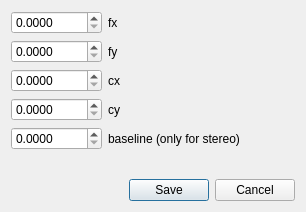
<?xml version="1.0" encoding="UTF-8"?>
<ui version="4.0">
 <class>createSimpleCalibrationDialog</class>
 <widget class="QDialog" name="createSimpleCalibrationDialog">
  <property name="geometry">
   <rect>
    <x>0</x>
    <y>0</y>
    <width>306</width>
    <height>212</height>
   </rect>
  </property>
  <property name="windowTitle">
   <string>Create simple calibration</string>
  </property>
  <layout class="QVBoxLayout" name="verticalLayout">
   <item>
    <layout class="QFormLayout" name="formLayout">
     <item row="0" column="0">
      <widget class="QDoubleSpinBox" name="doubleSpinBox_fx">
       <property name="decimals">
        <number>4</number>
       </property>
       <property name="maximum">
        <double>99999.000000000000000</double>
       </property>
      </widget>
     </item>
     <item row="0" column="1">
      <widget class="QLabel" name="label">
       <property name="text">
        <string>fx</string>
       </property>
      </widget>
     </item>
     <item row="1" column="0">
      <widget class="QDoubleSpinBox" name="doubleSpinBox_fy">
       <property name="decimals">
        <number>4</number>
       </property>
       <property name="maximum">
        <double>99999.000000000000000</double>
       </property>
      </widget>
     </item>
     <item row="1" column="1">
      <widget class="QLabel" name="label_2">
       <property name="text">
        <string>fy</string>
       </property>
      </widget>
     </item>
     <item row="2" column="0">
      <widget class="QDoubleSpinBox" name="doubleSpinBox_cx">
       <property name="decimals">
        <number>4</number>
       </property>
       <property name="maximum">
        <double>99999.000000000000000</double>
       </property>
      </widget>
     </item>
     <item row="2" column="1">
      <widget class="QLabel" name="label_3">
       <property name="text">
        <string>cx</string>
       </property>
      </widget>
     </item>
     <item row="3" column="0">
      <widget class="QDoubleSpinBox" name="doubleSpinBox_cy">
       <property name="decimals">
        <number>4</number>
       </property>
       <property name="maximum">
        <double>99999.000000000000000</double>
       </property>
      </widget>
     </item>
     <item row="3" column="1">
      <widget class="QLabel" name="label_4">
       <property name="text">
        <string>cy</string>
       </property>
      </widget>
     </item>
     <item row="4" column="0">
      <widget class="QDoubleSpinBox" name="doubleSpinBox_baseline">
       <property name="decimals">
        <number>4</number>
       </property>
       <property name="minimum">
        <double>0.000000000000000</double>
       </property>
       <property name="maximum">
        <double>99999.000000000000000</double>
       </property>
      </widget>
     </item>
     <item row="4" column="1">
      <widget class="QLabel" name="label_5">
       <property name="text">
        <string>baseline (only for stereo)</string>
       </property>
      </widget>
     </item>
    </layout>
   </item>
   <item>
    <widget class="QDialogButtonBox" name="buttonBox">
     <property name="orientation">
      <enum>Qt::Horizontal</enum>
     </property>
     <property name="standardButtons">
      <set>QDialogButtonBox::Cancel|QDialogButtonBox::Save</set>
     </property>
    </widget>
   </item>
  </layout>
 </widget>
 <resources/>
 <connections>
  <connection>
   <sender>buttonBox</sender>
   <signal>accepted()</signal>
   <receiver>createSimpleCalibrationDialog</receiver>
   <slot>accept()</slot>
   <hints>
    <hint type="sourcelabel">
     <x>248</x>
     <y>254</y>
    </hint>
    <hint type="destinationlabel">
     <x>157</x>
     <y>274</y>
    </hint>
   </hints>
  </connection>
  <connection>
   <sender>buttonBox</sender>
   <signal>rejected()</signal>
   <receiver>createSimpleCalibrationDialog</receiver>
   <slot>reject()</slot>
   <hints>
    <hint type="sourcelabel">
     <x>316</x>
     <y>260</y>
    </hint>
    <hint type="destinationlabel">
     <x>286</x>
     <y>274</y>
    </hint>
   </hints>
  </connection>
 </connections>
</ui>
